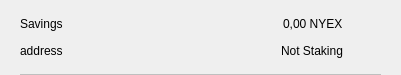
<?xml version="1.0" encoding="UTF-8"?>
<ui version="4.0">
 <class>CSRow</class>
 <widget class="QWidget" name="CSRow">
  <property name="geometry">
   <rect>
    <x>0</x>
    <y>0</y>
    <width>401</width>
    <height>75</height>
   </rect>
  </property>
  <property name="windowTitle">
   <string>Form</string>
  </property>
  <layout class="QVBoxLayout" name="verticalLayout">
   <property name="spacing">
    <number>0</number>
   </property>
   <property name="leftMargin">
    <number>20</number>
   </property>
   <property name="topMargin">
    <number>10</number>
   </property>
   <property name="rightMargin">
    <number>20</number>
   </property>
   <property name="bottomMargin">
    <number>0</number>
   </property>
   <item>
    <widget class="QWidget" name="info" native="true">
     <property name="minimumSize">
      <size>
       <width>0</width>
       <height>0</height>
      </size>
     </property>
     <layout class="QHBoxLayout" name="horizontalLayout_3">
      <property name="leftMargin">
       <number>0</number>
      </property>
      <property name="topMargin">
       <number>0</number>
      </property>
      <property name="rightMargin">
       <number>0</number>
      </property>
      <property name="bottomMargin">
       <number>10</number>
      </property>
      <item>
       <widget class="QWidget" name="container" native="true">
        <property name="minimumSize">
         <size>
          <width>0</width>
          <height>0</height>
         </size>
        </property>
        <layout class="QVBoxLayout" name="verticalLayout_2">
         <property name="spacing">
          <number>0</number>
         </property>
         <property name="leftMargin">
          <number>0</number>
         </property>
         <property name="topMargin">
          <number>0</number>
         </property>
         <property name="rightMargin">
          <number>0</number>
         </property>
         <property name="bottomMargin">
          <number>0</number>
         </property>
         <item>
          <layout class="QHBoxLayout" name="horizontalLayout">
           <item>
            <widget class="QLabel" name="labelName">
             <property name="toolTip">
              <string notr="true"/>
             </property>
             <property name="text">
              <string>Savings</string>
             </property>
            </widget>
           </item>
           <item>
            <spacer name="horizontalSpacer">
             <property name="orientation">
              <enum>Qt::Horizontal</enum>
             </property>
             <property name="sizeHint" stdset="0">
              <size>
               <width>40</width>
               <height>20</height>
              </size>
             </property>
            </spacer>
           </item>
           <item>
            <widget class="QLabel" name="labelAmount">
             <property name="text">
              <string>0,00 NYEX</string>
             </property>
            </widget>
           </item>
          </layout>
         </item>
         <item>
          <layout class="QHBoxLayout" name="horizontalLayout_2">
           <item>
            <widget class="QLabel" name="labelAddress">
             <property name="toolTip">
              <string notr="true"/>
             </property>
             <property name="text">
              <string>address</string>
             </property>
            </widget>
           </item>
           <item>
            <spacer name="horizontalSpacer_2">
             <property name="orientation">
              <enum>Qt::Horizontal</enum>
             </property>
             <property name="sizeHint" stdset="0">
              <size>
               <width>40</width>
               <height>20</height>
              </size>
             </property>
            </spacer>
           </item>
           <item>
            <widget class="QLabel" name="labelStaking">
             <property name="text">
              <string>Not Staking</string>
             </property>
            </widget>
           </item>
          </layout>
         </item>
        </layout>
       </widget>
      </item>
      <item alignment="Qt::AlignHCenter|Qt::AlignVCenter">
       <widget class="QPushButton" name="pushButtonMenu">
        <property name="minimumSize">
         <size>
          <width>24</width>
          <height>24</height>
         </size>
        </property>
        <property name="maximumSize">
         <size>
          <width>32</width>
          <height>32</height>
         </size>
        </property>
        <property name="focusPolicy">
         <enum>Qt::NoFocus</enum>
        </property>
        <property name="styleSheet">
         <string notr="true">border:none; background-color:transparent;</string>
        </property>
        <property name="text">
         <string/>
        </property>
        <property name="icon">
         <iconset>
          <normaloff>://ic-menu-hover</normaloff>://ic-menu-hover</iconset>
        </property>
        <property name="iconSize">
         <size>
          <width>24</width>
          <height>24</height>
         </size>
        </property>
       </widget>
      </item>
     </layout>
    </widget>
   </item>
   <item>
    <widget class="QLabel" name="lblDivisory">
     <property name="minimumSize">
      <size>
       <width>0</width>
       <height>1</height>
      </size>
     </property>
     <property name="maximumSize">
      <size>
       <width>16777215</width>
       <height>1</height>
      </size>
     </property>
     <property name="styleSheet">
      <string notr="true">background-color:#BFBFBF;</string>
     </property>
     <property name="text">
      <string/>
     </property>
     <property name="alignment">
      <set>Qt::AlignBottom|Qt::AlignLeading|Qt::AlignLeft</set>
     </property>
    </widget>
   </item>
  </layout>
 </widget>
 <resources/>
 <connections/>
</ui>
